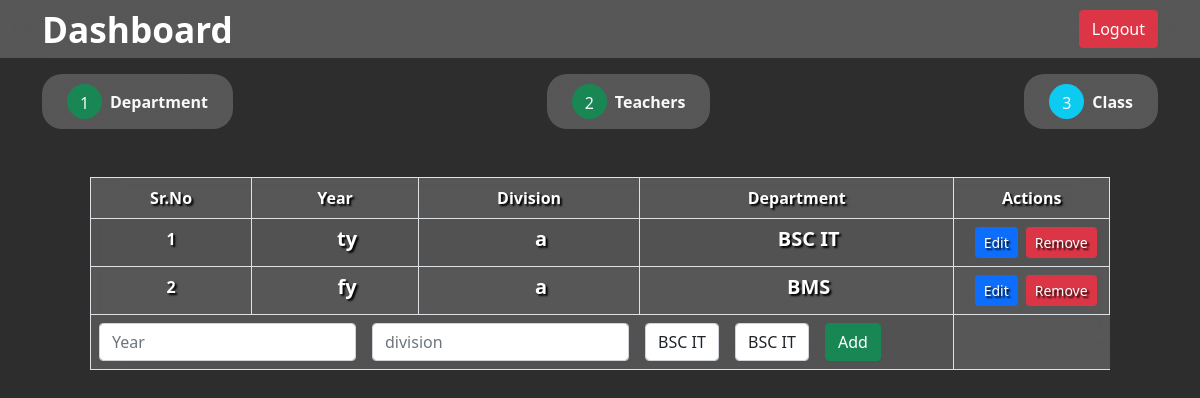
Page /Prospector/class.php on the earlier database version.
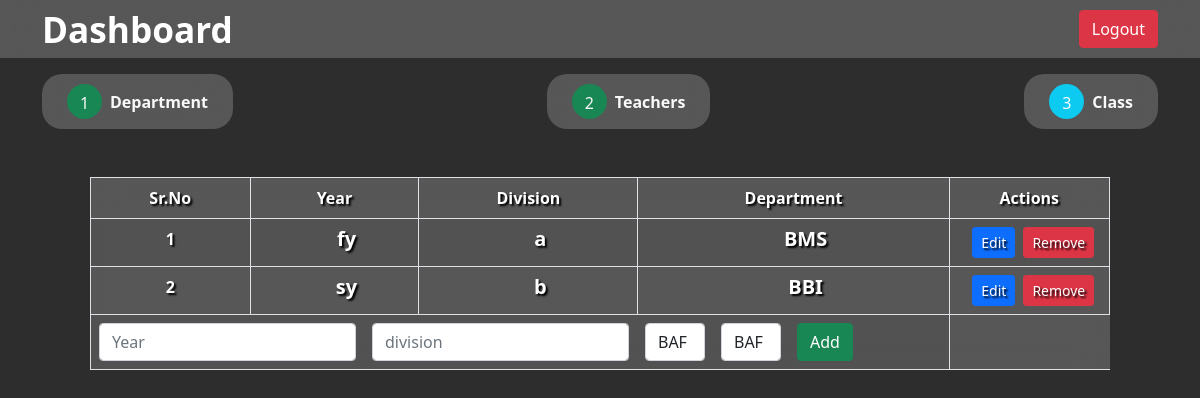
Same page on the later database version.
### tables this page shows
CREATE TABLE `classes` (
  `id` int(255) NOT NULL,
  `year` varchar(10) NOT NULL,
  `division` char(1) NOT NULL,
  `department_id` int(255) NOT NULL,
  `teacher_id` int(255) NOT NULL
);

CREATE TABLE `departments` (
  `id` int(255) NOT NULL,
  `name` varchar(200) NOT NULL,
  `slug` varchar(200) NOT NULL
);

### Prospector/class.php (the view, shortened to what this page needs)
<?php include "../DB/db.php" ?>
<?php $cssFiles = "<link rel='stylesheet' href='../assets/css/student_profile.css'/>" ?>
<?php include "../includes/header.php" ?>
<div class="app">
    <?php include "../includes/navbar-Prospector_Student.php"?>
    <div class="container">
        <?php include "../includes/Categories_Prospector.php"?>
        <section id="allDepartment">
            <div class="table-responsive mt-5 mx-5">
                <table class="table table-striped table-hover table-bordered blurred-bg">
                    <thead>
                        <tr>
                            <th>Sr.No</th>
                            <th>Year</th>
                            <th>Division</th>
                            <th>Department</th>
                            <th>Actions</th>
                        </tr>
                    </thead>
                    <tbody>
                        <?php
                        $query = mysqli_query($con, "SELECT * FROM `classes`");
                        $srno = 0;
                        ?>
                        <?php while ($row = mysqli_fetch_assoc($query)) : ?>
                            <tr>
                                <td><?php echo ++$srno; ?></td>
                                <td>
                                    <h5 class="fw-bold d-flex align-items-center justify-content-center ps-4 subject"><?php echo $row['year']; ?></h5>
                                </td>
                                <td>
                                    <h5 class="fw-bold d-flex align-items-center justify-content-center ps-4 subject"><?php echo $row['division']; ?></h5>
                                </td>
                                <td>
                                    <h5 class="fw-bold d-flex align-items-center justify-content-center ps-4 subject">
                                        <?php
                                        $dquery = mysqli_query($con, "SELECT * FROM `departments` WHERE id = " . $row['department_id']);
                                        $department = mysqli_fetch_assoc($dquery);
                                        ?>
                                        <?php echo $department['name']; ?>
                                    </h5>
                                </td>
                                <td>
                                    <div class="d-flex justify-content-center">
                                        <a href="class.php?edit=true&id=<?php echo $row['id'] ?>" class="ms-2 btn btn-primary btn-sm">Edit</a>
                                        <a href="class.php?delete=true&id=<?php echo $row['id'] ?>" class="ms-2 btn btn-danger btn-sm">Remove</a>
                                    </div>
                                </td>
                            </tr>
                        <?php endwhile; ?>
                        <tr>
                            <td colspan="4">
                                <form method="POST" action="class.php" class="d-flex">
                                    <div class="me-3">
                                        <input name="year" type="text" class="form-control" placeholder="Year" aria-label="year" required value="<?php echo isset($isEditing) ? $editData['year'] : '' ?>" />
                                    </div>
                                    <div class="me-3">
                                        <input name="division" type="text" class="form-control" placeholder="division" aria-label="division" required value="<?php echo isset($isEditing) ? $editData['division'] : '' ?>" />
                                    </div>
                                    <div class="me-3">
                                        <?php $dquery = mysqli_query($con, "SELECT * FROM `departments`;"); ?>
                                        <select name="department_id" class="form-control">
                                            <?php while ($d = mysqli_fetch_assoc($dquery)) : ?>
                                                <option value="<?php echo $d['id'] ?>" <?php echo isset($isEditing) && $editData['department_id'] == $d['id'] ? 'selected' : '' ?>><?php echo $d['name'] ?></option>
                                            <?php endwhile; ?>
                                        </select>
                                    </div>
                                    <div class="me-3">
                                        <?php $dquery = mysqli_query($con, "SELECT * FROM `departments`;"); ?>
                                        <select name="teacher_id" class="form-control">
                                            <?php while ($d = mysqli_fetch_assoc($dquery)) : ?>
                                                <option value="<?php echo $d['id'] ?>" <?php echo isset($isEditing) && $editData['department_id'] == $d['id'] ? 'selected' : '' ?>><?php echo $d['name'] ?></option>
                                            <?php endwhile; ?>
                                        </select>
                                    </div>
                                    <div class="me-3">
                                        <button name="<?php echo isset($isEditing) ? 'editclass' : 'addclass'; ?>" type="submit" class="btn btn-success">
                                            <?php if (isset($isEditing)) {
                                                echo "Update";
                                            } else {
                                                echo "Add";
                                            } ?>
                                        </button>
                                    </div>
                                </form>
                            </td>
                        </tr>
                    </tbody>
                </table>
            </div>
        </section>
    </div>
</div>
<?php include "../includes/footer.php" ?>

### includes/header.php (shortened to what this page needs)
<!DOCTYPE html>
<html lang="en">
<head>
	<link rel="stylesheet" href="/assets/css/bootstrap.min.css" />
	<link rel="stylesheet" href="/assets/css/style.css" />
	<?php echo $cssFiles ?>
</head>
<body>

### includes/navbar-Prospector_Student.php
<nav class="navbar bg-primary navbar-dark py-2 justify-content-between">
        <div class="container">
            <h2>
                <a class="navbar-brand">Dashboard</a>
             </h2>
            <div>
                <a href="logout.php" class="btn btn-danger">Logout</a>
            </div>
        </div>
    </nav>

### includes/Categories_Prospector.php
<section id="allCategories" class="d-flex justify-content-between mt-3 tabs">
    <a class="btn btn-light d-flex align-items-center" href="index.php">
        <div class="btn rounded-circle text-light bg-success me-2" style="width: 35px; height: 35px">
            1
        </div>
        <div class="text-light">Department</div>
    </a>
    <a class="btn btn-light d-flex align-items-center" href="Teacher.php">
        <div class="btn rounded-circle text-light bg-success me-2" style="width: 35px; height: 35px">
            2
        </div>
        <div class="text-light">Teachers</div>
    </a>
    <a class="btn btn-light d-flex align-items-center" href="class.php">
        <div class="btn rounded-circle text-light bg-info me-2" style="width: 35px; height: 35px">
            3
        </div>
        <div class="text-light">Class</div>
    </a>
</section>

### includes/footer.php (shortened to what this page needs)
</body>
</html>

### assets/css/style.css (style rules this page uses)
* { margin: 0; padding: 0; box-sizing: border-box; }
.app { width: 100vw; height: 100vh; background-color: rgba(45, 45, 45); overflow-y: auto; }
h2, h5 { margin: 0; }
.navbar-brand { color: white; font-weight: bold; font-size: 1.1em; }
.subject { height: 100%; }
.navbar { background: rgba(255, 255, 255, 0.2) !important; backdrop-filter: blur(20px) !important; }
.blurred-bg { background: rgba(255, 255, 255, 0.2) !important; backdrop-filter: blur(15px) !important; }
.blurred-bg tr, .blurred-bg td { color: white; text-shadow: 2px 2px 2px #000; font-weight: bold; background-color: transparent; text-align: center; }

### assets/css/student_profile.css (style rules this page uses)
.tabs > a { padding: 10px 25px; background: rgba(255, 255, 255, 0.2); backdrop-filter: blur(20px); color: white; border: none; font-weight: bold; border-radius: 20px; transition: 0.2s all; }

Differences in the rows shown:
removed classes: year "ty", division "a", department.name "BSC IT"
added classes: year "sy", division "b", department.name "BBI"
Other differences:
form field department_id: "BSC IT" → "BAF"
form field teacher_id: "BSC IT" → "BAF"
